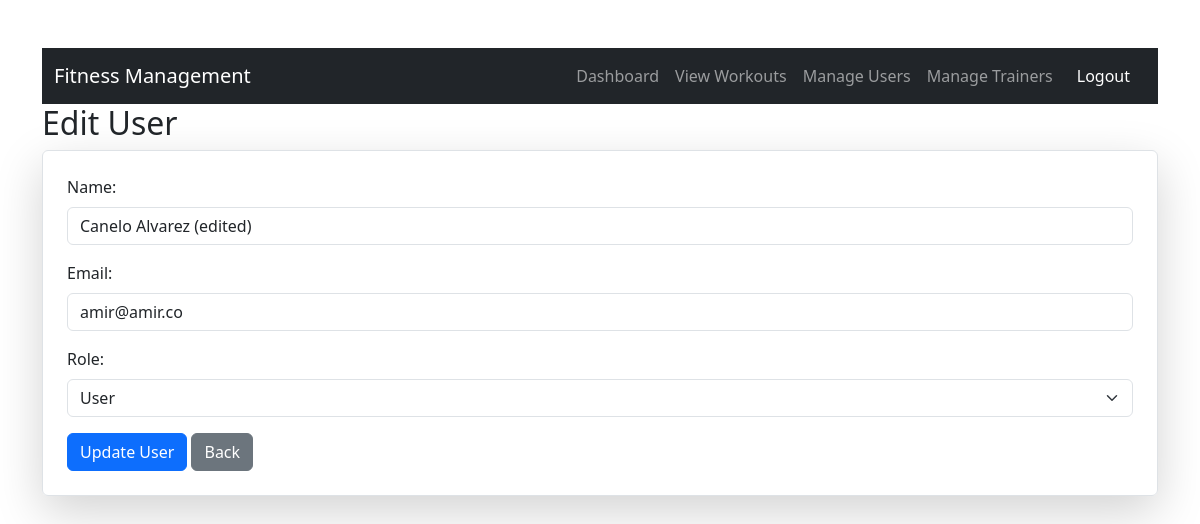
The app's page /fitness-management/edit_user.php?id=1 (signed in) with its own data.
### tables this page shows
CREATE TABLE `users` (
  `UserID` int(11) NOT NULL,
  `Name` varchar(100) NOT NULL,
  `Email` varchar(100) NOT NULL,
  `Password` varchar(255) NOT NULL,
  `Role` enum('User','Trainer','Admin') NOT NULL
);

### fitness-management/edit_user.php (the view, shortened to what this page needs)
<?php
include 'db.php';
if (isset($_GET['id'])) {
    $userID = $_GET['id'];
    $sql = "SELECT * FROM Users WHERE UserID = $userID";
    $result = $conn->query($sql);
    $user = $result->fetch_assoc();
}
?>
<!DOCTYPE html>
<html lang="en">
<head>
    <link href="https://cdn.jsdelivr.net/npm/bootstrap@5.3.0/dist/css/bootstrap.min.css" rel="stylesheet">
</head>
<body class="container mt-5">
    <?php include 'navbar.php'; ?>
    <h2>Edit User</h2>
    <form method="post" class="border p-4 shadow-lg rounded">
        <div class="mb-3">
            <label class="form-label">Name:</label>
            <input type="text" name="name" class="form-control" value="<?= $user['Name'] ?>" required>
        </div>
        <div class="mb-3">
            <label class="form-label">Email:</label>
            <input type="email" name="email" class="form-control" value="<?= $user['Email'] ?>" required>
        </div>
        <div class="mb-3">
            <label class="form-label">Role:</label>
            <select name="role" class="form-select">
                <option value="User" <?= ($user['Role'] == 'User') ? 'selected' : '' ?>>User</option>
            </select>
        </div>
        <button type="submit" class="btn btn-primary">Update User</button>
        <a href="users.php" class="btn btn-secondary">Back</a>
    </form>
</body>
</html>

### records on screen
users: name "Canelo Alvarez (edited)", email "amir@amir.co", role "User"
